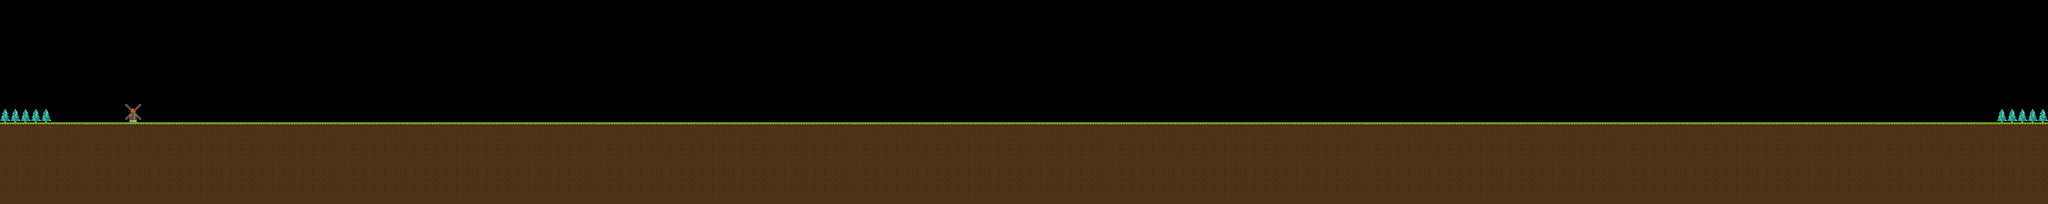

Below is a game level as drawn by its tile map, then a one-line description and the .tmx that defines it (tile-layer data replaced by summaries):
An orthogonal 200x20 tile map with 70x70 px tiles, 1 tile layer (Collision), 5 tilesets and 13 objects.

<map version="1.0" orientation="orthogonal" renderorder="right-down" width="200" height="20" tilewidth="70" tileheight="70" nextobjectid="32">
 <tileset firstgid="1" name="Tiles" tilewidth="70" tileheight="70" spacing="2" tilecount="156">
  <image source="../images/tiles.png" width="914" height="936" />
  <tile id="8">
   <properties>
    <property name="points" value="0,0 1,1 0,1" />
   </properties>
  </tile>
  <tile id="19">
   <properties>
    <property name="ladder" value="true" />
    <property name="sensor" value="true" />
   </properties>
  </tile>
  <tile id="31">
   <properties>
    <property name="ladder" value="true" />
    <property name="sensor" value="true" />
   </properties>
  </tile>
  <tile id="32">
   <properties>
    <property name="points" value="0,1 1,0 1,1" />
   </properties>
  </tile>
  <tile id="39">
   <properties>
    <property name="sensor" value="true" />
   </properties>
  </tile>
  <tile id="40">
   <properties>
    <property name="sensor" value="true" />
   </properties>
  </tile>
  <tile id="51">
   <properties>
    <property name="sensor" value="true" />
   </properties>
  </tile>
  <tile id="52">
   <properties>
    <property name="sensor" value="true" />
   </properties>
  </tile>
  <tile id="69">
   <properties>
    <property name="sensor" value="true" />
   </properties>
  </tile>
  <tile id="81">
   <properties>
    <property name="sensor" value="true" />
   </properties>
  </tile>
  <tile id="98">
   <properties>
    <property name="sensor" value="true" />
   </properties>
  </tile>
 </tileset>
 <tileset firstgid="157" name="player" tilewidth="55" tileheight="60" tilecount="8">
  <image source="../images/player.png" width="440" height="60" />
  <tile id="0">
   <properties>
    <property name="Class" value="Player" />
   </properties>
  </tile>
 </tileset>
 <tileset firstgid="165" name="collectables" tilewidth="45" tileheight="45" spacing="5" tilecount="48">
  <image source="../images/collectables.png" width="395" height="295" />
  <tile id="0">
   <properties>
    <property name="Class" value="Collectable" />
    <property name="sprite" value="hammer" />
   </properties>
  </tile>
  <tile id="1">
   <properties>
    <property name="Class" value="Collectable" />
    <property name="amount" value="10" />
    <property name="sprite" value="coin_gold" />
   </properties>
  </tile>
  <tile id="6">
   <properties>
    <property name="Class" value="Coin" />
    <property name="amount" value="5" />
    <property name="sprite" value="coin_gold" />
   </properties>
  </tile>
  <tile id="12">
   <properties>
    <property name="Class" value="Heart" />
    <property name="strength" value="25" />
   </properties>
  </tile>
 </tileset>
 <tileset firstgid="213" name="doors" tilewidth="70" tileheight="110" tilecount="2">
  <image source="../images/doors.png" width="140" height="110" />
  <tile id="0">
   <properties>
    <property name="Class" value="Door" />
    <property name="open" value="true" />
    <property name="sprite" value="door_open" />
   </properties>
  </tile>
 </tileset>
 <tileset firstgid="215" name="enemies" tilewidth="72" tileheight="72" tilecount="9">
  <image source="../images/enemies.png" width="216" height="216" />
  <tile id="0">
   <properties>
    <property name="Class" value="Snail" />
    <property name="sprite" value="snail" />
   </properties>
  </tile>
  <tile id="1">
   <properties>
    <property name="Class" value="Slime" />
    <property name="sprite" value="slime" />
   </properties>
  </tile>
  <tile id="2">
   <properties>
    <property name="Class" value="Fly" />
    <property name="sprite" value="fly" />
   </properties>
  </tile>
 </tileset>
 <layer name="Collision" width="200" height="20">
  <properties>
   <property name="collision" value="true" />
  </properties>
  <data>[4000 cells, 1629 non-empty, 10 distinct tile ids]</data>
 </layer>
 <objectgroup name="Doors">
  <object id="1" gid="213" x="1190" y="840" width="70" height="110">
   <properties>
    <property name="id" value="door-1" />
    <property name="link" value="door-2" />
   </properties>
  </object>
  <object id="2" gid="213" x="13230" y="840" width="70" height="110">
   <properties>
    <property name="id" value="door-2" />
    <property name="link" value="door-1" />
   </properties>
  </object>
 </objectgroup>
 <objectgroup name="Sprites">
  <object id="3" gid="157" x="437.5" y="840" width="55" height="60" />
  <object id="20" gid="215" x="3517.5" y="840" width="72" height="72" />
  <object id="21" gid="216" x="2800" y="840" width="72" height="72" />
  <object id="22" gid="217" x="1110" y="842" width="72" height="72" />
  <object id="23" gid="216" x="2170" y="839" width="72" height="72" />
  <object id="26" gid="171" x="577.5" y="840" width="45" height="45" />
  <object id="27" gid="171" x="647.5" y="840" width="45" height="45" />
  <object id="28" gid="171" x="717.5" y="840" width="45" height="45" />
  <object id="29" gid="165" x="507.5" y="822.5" width="45" height="45" />
  <object id="30" gid="171" x="997.5" y="840" width="45" height="45" />
  <object id="31" gid="171" x="787.5" y="840" width="45" height="45" />
 </objectgroup>
</map>
